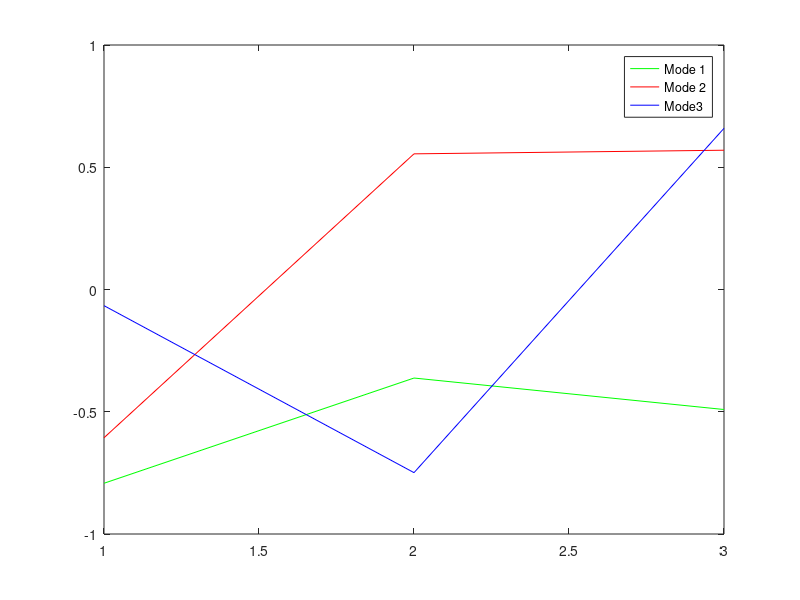

Write the MATLAB code that produced this figure.
rng('shuffle')
n = 10
a = [randn(1,n);randn(1,n);randn(1,n)]
a

c = (1/1000)*a*a'
[v,d]=eig(c) %
z = v'*a %Z Uncorrelated Time Series
z

z_for_plot = z(1,:)
%plot(1:n,z_for_plot,'r')

d_for_plot = diag(d)
d_for_plot
plot(1:3,d_for_plot,'b--o')

plot(1:3,v(:,1),'g',1:3,v(:,2),'r',1:3,v(:,3),'b')
legend('Mode 1', 'Mode 2', 'Mode3')